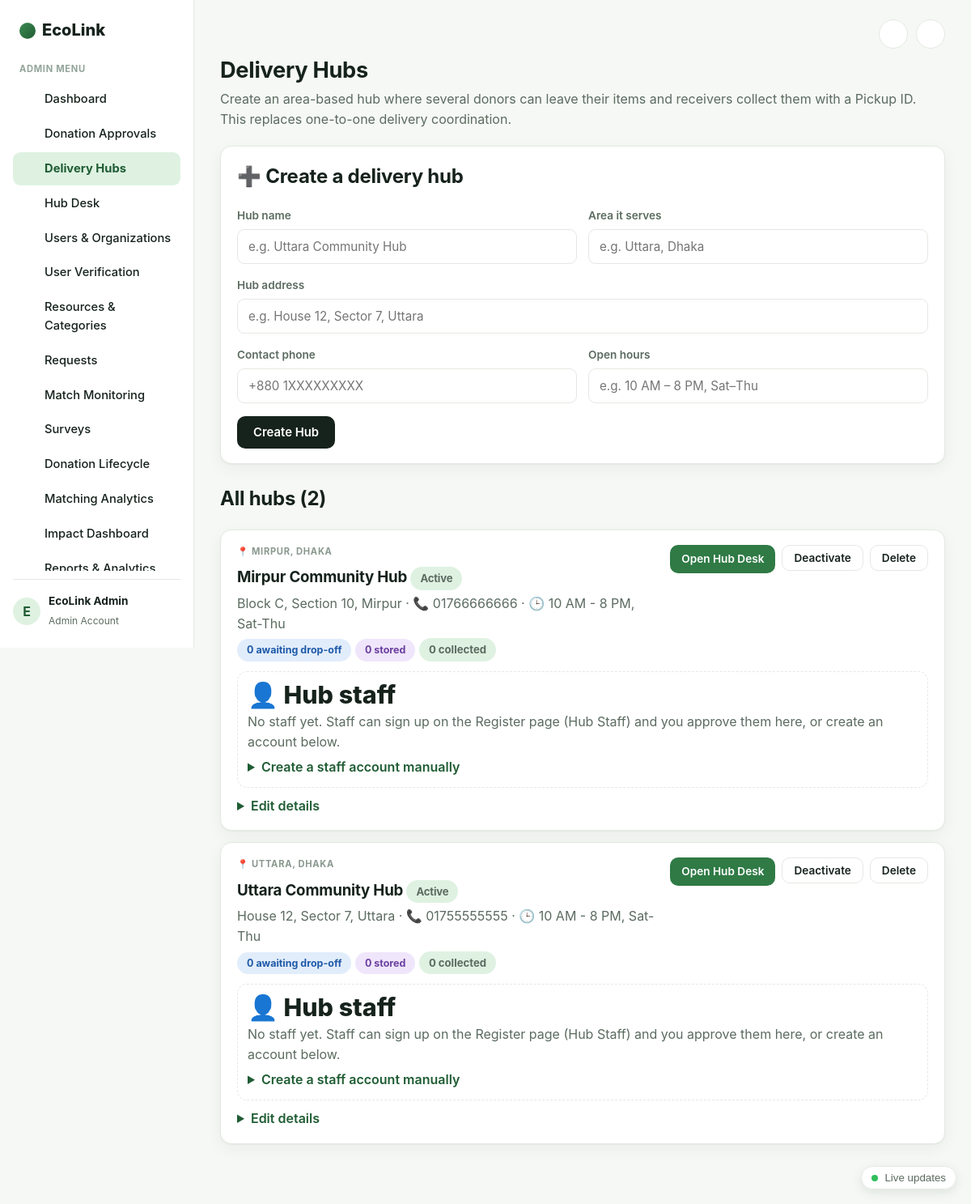
The app's page /admin/hubs.php (signed in) with its own data.
### tables this page shows
CREATE TABLE IF NOT EXISTS delivery_hubs (
    hub_id      INT AUTO_INCREMENT PRIMARY KEY,
    name        VARCHAR(120) NOT NULL,
    area        VARCHAR(120) NOT NULL,
    address     VARCHAR(255) NOT NULL,
    phone       VARCHAR(40)  NULL,
    open_hours  VARCHAR(120) NULL,
    manager_user_id INT NULL,                  
    is_active   TINYINT(1)   NOT NULL DEFAULT 1,
    created_at  TIMESTAMP    NOT NULL DEFAULT CURRENT_TIMESTAMP,
    INDEX idx_hub_area (area)
);

### config/app.php (called while the page is built, shortened)
<?php
function e(string $str): string {
    return htmlspecialchars($str, ENT_QUOTES, 'UTF-8');
}

### admin/hubs.php (the view, shortened to what this page needs)
<?php
require_once __DIR__ . '/../config/app.php';
$db = getDB();
$hubs = $db->query(
    "SELECT h.*,
            SUM(i.status = 'awaiting_dropoff') AS awaiting,
            SUM(i.status = 'stored')           AS stored,
            SUM(i.status = 'collected')        AS collected,
            mu.full_name AS staff_name, mu.email AS staff_email
     FROM delivery_hubs h LEFT JOIN hub_items i ON i.hub_id = h.hub_id
          LEFT JOIN users mu ON mu.user_id = h.manager_user_id
     GROUP BY h.hub_id, mu.user_id ORDER BY h.is_active DESC, h.area, h.name"
)->fetchAll();
$staffByHub = [];
require_once __DIR__ . '/../includes/header.php';
?>
<h1>Delivery Hubs</h1>
<p>Create an area-based hub where several donors can leave their items and receivers collect them with a Pickup ID. This replaces one-to-one delivery coordination.</p>
<div class="mini-card" style="margin-bottom:24px;">
    <h2 style="margin-top:0;">➕ Create a delivery hub</h2>
    <form method="post" class="form-grid">
        <div class="two-col">
            <label>Hub name <input type="text" name="name" placeholder="e.g. Uttara Community Hub" required maxlength="120"></label>
            <label>Area it serves <input type="text" name="area" placeholder="e.g. Uttara, Dhaka" required maxlength="120"></label>
        </div>
        <label>Hub address <input type="text" name="address" placeholder="e.g. House 12, Sector 7, Uttara" required maxlength="255"></label>
        <div class="two-col">
            <label>Contact phone <input type="text" name="phone" placeholder="+880 1XXXXXXXXX" maxlength="40"></label>
            <label>Open hours <input type="text" name="open_hours" placeholder="e.g. 10 AM – 8 PM, Sat–Thu" maxlength="120"></label>
        </div>
        <button class="btn-primary" type="submit" style="align-self:flex-start;">Create Hub</button>
    </form>
</div>
<h2>All hubs (<?= count($hubs) ?>)</h2>
<?php foreach ($hubs as $h): ?>
    <div class="mini-card" style="margin-bottom:14px;">
        <div style="display:flex; gap:16px; flex-wrap:wrap; justify-content:space-between; align-items:flex-start;">
            <div style="flex:1; min-width:240px;">
                <span class="eyebrow">📍 <?= e($h['area']) ?></span>
                <h3 style="margin:4px 0;"><?= e($h['name']) ?>
                    <span class="badge <?= $h['is_active'] ? 'badge-completed' : 'badge-cancelled' ?>"><?= $h['is_active'] ? 'Active' : 'Inactive' ?></span></h3>
                <p style="margin:4px 0; color:var(--ink-soft);"><?= e($h['address']) ?><?= $h['phone'] ? ' · 📞 ' . e($h['phone']) : '' ?><?= $h['open_hours'] ? ' · 🕒 ' . e($h['open_hours']) : '' ?></p>
                <p style="margin:6px 0 0;">
                    <span class="badge badge-accepted"><?= (int)$h['awaiting'] ?> awaiting drop-off</span>
                    <span class="badge badge-pickup"><?= (int)$h['stored'] ?> stored</span>
                    <span class="badge badge-completed"><?= (int)$h['collected'] ?> collected</span>
                </p>
            </div>
            <div style="display:flex; gap:8px; flex-wrap:wrap;">
                <a class="btn-small btn-accent" href="<?= BASE_URL ?>/admin/hub_desk.php?hub=<?= (int)$h['hub_id'] ?>">Open Hub Desk</a>
                <form method="post"><input type="hidden" name="action" value="toggle"><input type="hidden" name="hub_id" value="<?= (int)$h['hub_id'] ?>">
                    <button class="btn-small btn-secondary" type="submit"><?= $h['is_active'] ? 'Deactivate' : 'Activate' ?></button></form>
                <form method="post" onsubmit="return confirm('Delete this hub?')"><input type="hidden" name="action" value="delete"><input type="hidden" name="hub_id" value="<?= (int)$h['hub_id'] ?>">
                    <button class="btn-small btn-secondary" type="submit">Delete</button></form>
            </div>
        </div>
        <div style="margin-top:12px; padding:12px; border:1px dashed var(--line); border-radius:12px;">
            <strong>👤 Hub staff</strong>
            <?php if (empty($staffByHub[$h['hub_id']])): ?><p style="margin:4px 0; color:var(--ink-soft);">No staff yet. Staff can sign up on the Register page (Hub Staff) and you approve them here, or create an account below.</p><?php endif; ?>
            <details style="margin-top:6px;">
                <summary style="cursor:pointer; color:var(--forest-2); font-weight:600;">Create a staff account manually</summary>
            </details>
        </div>
        <details style="margin-top:10px;">
            <summary style="cursor:pointer; color:var(--forest-2); font-weight:600;">Edit details</summary>
        </details>
    </div>
<?php endforeach; ?>
<?php require_once __DIR__ . '/../includes/footer.php'; ?>

### assets/css/style.css (style rules this page uses)
:root { --ink: #16221c; --ink-soft: #5b6b60; --line: #e4e9e2; --bg: #f6f8f5; --card: #ffffff; --mint: #e6f3e8; --mint-line: #cfe8d2; --forest: #14361f; --forest-2: #1f5c33; --green: #2f7a45; --green-light: #dff2e2; --amber-bg: #fdf1d8; --amber-text: #92650b; --blue-bg: #e2edfb; --blue-text: #1f5aa8; --purple-bg: #f0e6fb; --purple-text: #6b3fa0; --teal-bg: #dcf3ee; --teal-text: #147865; --gray-bg: #eef1ee; --gray-text: #5b6b60; --red-bg: #fbe3e1; --red-text: #a13327; --radius: 14px; --radius-sm: 10px; --shadow: 0 1px 2px rgba(20,30,20,0.04), 0 6px 20px rgba(20,30,20,0.05); }
* { box-sizing: border-box; }
body { margin: 0; font-family: -apple-system, BlinkMacSystemFont, 'Segoe UI', Inter, Roboto, Arial, sans-serif; color: var(--ink); background: var(--bg); line-height: 1.55; -webkit-font-smoothing: antialiased; }
a { color: var(--forest-2); text-decoration: none; }
h1, h2, h3 { color: var(--ink); letter-spacing: -0.01em; }
main.app-main > h1:first-of-type, .app-main h1 { font-size: 1.7rem; margin: 4px 0 2px; }
.app-main > p:first-of-type, .page-subtitle { color: var(--ink-soft); margin: 0 0 20px; }
.btn-primary, .btn-secondary, .btn-small, .btn-accent { display: inline-flex; align-items: center; justify-content: center; gap: 6px; border: none; padding: 11px 20px; border-radius: 10px; font-weight: 600; cursor: pointer; font-size: 0.93rem; font-family: inherit; }
.btn-primary { background: var(--ink); color: #fff; }
.btn-secondary { background: #fff; color: var(--ink); border: 1px solid var(--line); }
.btn-accent { background: var(--green); color: #fff; }
.btn-small { padding: 7px 14px; font-size: 0.85rem; }
.mini-card { background: var(--card); border: 1px solid var(--line); border-radius: var(--radius); box-shadow: var(--shadow); padding: 18px 20px; }
.mini-card .eyebrow, .mini-card > span:first-child { text-transform: uppercase; font-size: 0.7rem; letter-spacing: 0.06em; color: #8a988f; font-weight: 700; display: block; margin-bottom: 8px; }
.mini-card strong { display: block; font-size: 1.9rem; font-weight: 800; line-height: 1.1; }
.mini-card span:last-child, .mini-card small { color: var(--ink-soft); font-size: 0.82rem; }
.badge { padding: 4px 12px; border-radius: 999px; font-size: 0.78rem; font-weight: 700; display: inline-block; }
.badge-accepted { background: var(--blue-bg); color: var(--blue-text); }
.badge-pickup { background: var(--purple-bg); color: var(--purple-text); }
.badge-completed { background: var(--green-light); color: var(--forest-2); }
.form-grid { display: flex; flex-direction: column; gap: 16px; }
.form-grid label { display: flex; flex-direction: column; gap: 6px; font-weight: 600; font-size: 0.85rem; color: var(--ink-soft); }
.form-grid input, .form-grid select, .form-grid textarea { padding: 11px 13px; border: 1px solid var(--line); border-radius: 9px; font-size: 0.95rem; font-family: inherit; background: #fff; }
.two-col { display: grid; grid-template-columns: 1fr 1fr; gap: 14px; }
input, select, textarea, button { max-width: 100%; }
.app-main h1, .app-main h2, .app-main h3 { overflow-wrap: anywhere; }

### records on screen
delivery_hubs: area "MIRPUR, DHAKA", name "Mirpur Community Hub", is_active "Active", address "Block C, Section 10, Mirpur", phone "01766666666", open_hours "10 AM - 8 PM, Sat-Thu", awaiting "0", stored "0", collected "0", shows "No staff yet. Staff can sign up on the Register page (Hub Staff) and you approve them here, or create an account below."
delivery_hubs: area "UTTARA, DHAKA", name "Uttara Community Hub", is_active "Active", address "House 12, Sector 7, Uttara", phone "01755555555", open_hours "10 AM - 8 PM, Sat-Thu", awaiting "0", stored "0", collected "0", shows "No staff yet. Staff can sign up on the Register page (Hub Staff) and you approve them here, or create an account below."

### other values on screen
$menu['label'] "ADMIN MENU"
$item['label'] "Dashboard"
$item['label'] "Donation Approvals"
$item['label'] "Delivery Hubs"
$item['label'] "Hub Desk"
$item['label'] "Users & Organizations"
$item['label'] "User Verification"
$item['label'] "Resources & Categories"
$item['label'] "Requests"
$item['label'] "Match Monitoring"
$item['label'] "Surveys"
$item['label'] "Donation Lifecycle"
$item['label'] "Matching Analytics"
$item['label'] "Impact Dashboard"
substr($_SESSION['full_name'] ?? 'U', 0, 1) "E"
